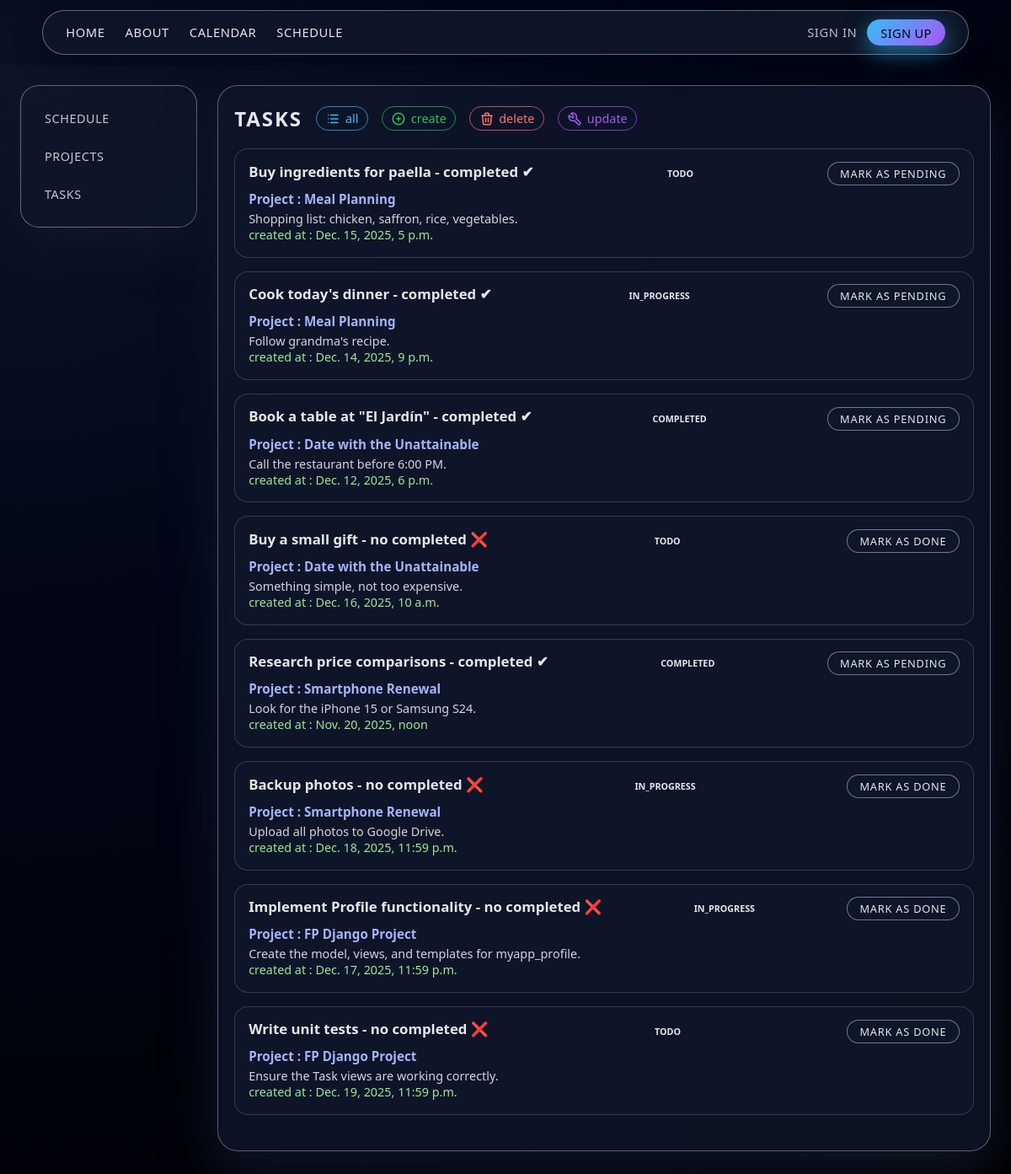
/schedule/projects/tasks/, run on an earlier commit of the app's database.
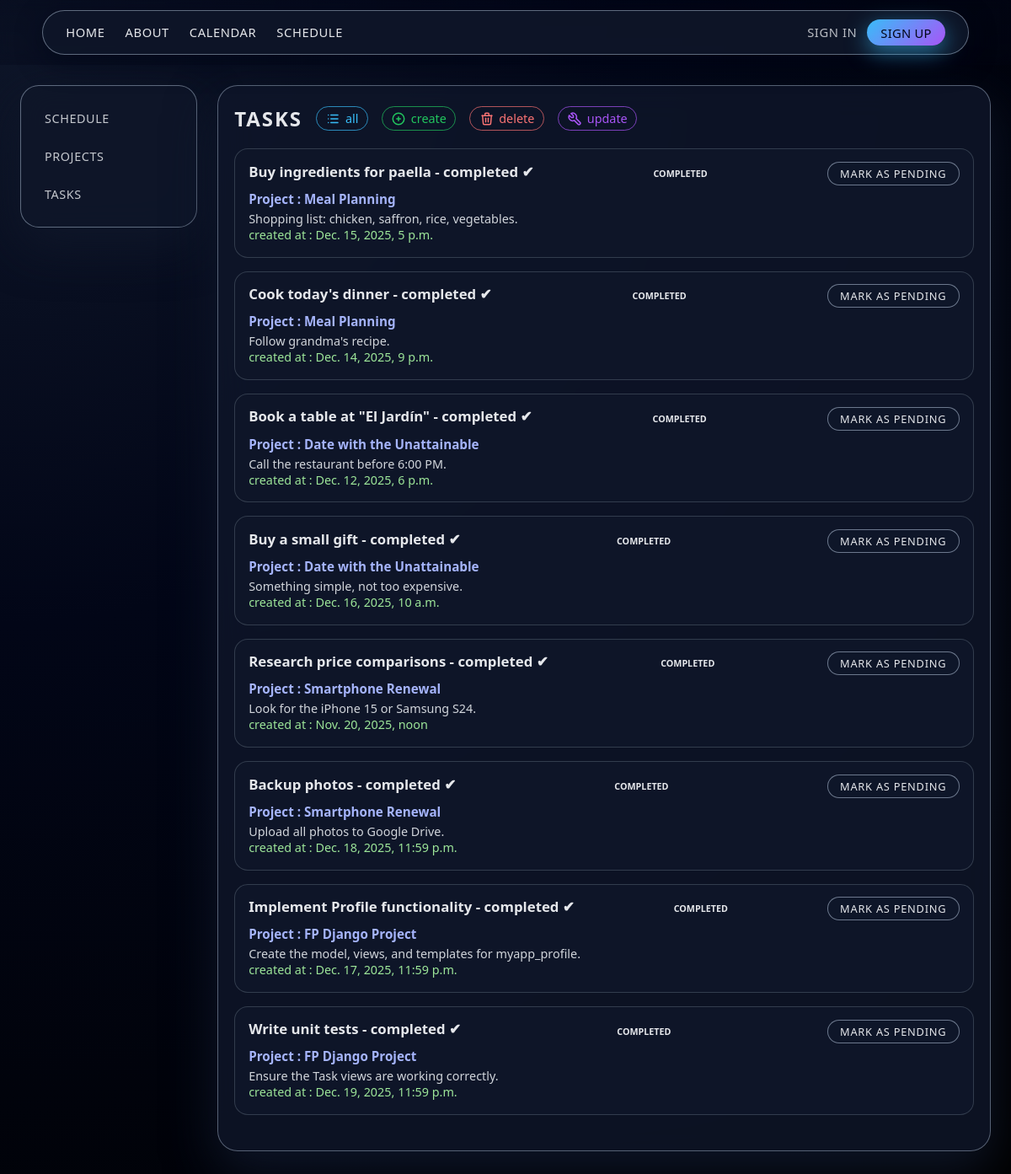
And on a later commit of the database.
### myapp/models/tasks.py (models this page shows, shortened)
class Task(models.Model):
    title = models.CharField(max_length=200)
    description = models.TextField()
    status = models.CharField(max_length=50)
    due_date = models.DateTimeField(auto_now=True)
    done = models.BooleanField(default=False)
    project = models.ForeignKey(Project, on_delete=models.CASCADE)

### myapp/views/tasks.py (the view)
# urls.py: path('schedule/projects/tasks/',views.tasks, name="task"),
def tasks(request):
    description = "Apartado donde el usuario puede ver las Tareas que tiene."
    og_title="Tasks"
    og_description="Apartado donde el usuario puede ver las Tareas que tiene."
    og_url=request.build_absolute_uri()
    og_image="https://schedulepy.nicowooow.site/static/images/logo.svg"
    if request.user.is_authenticated:
        try:
            profile = Profile.objects.get(user=request.user)
        except Profile.DoesNotExist:
            profile = None
    else:
        try:
            profile = Profile.objects.get(id=1)
        except Profile.DoesNotExist:
            profile = None
    if profile is not None:
        projects = list(Project.objects.filter(profile=profile).values())
        tasks_qs = Task.objects.filter(project__profile=profile).values()
        tasks_list = list(tasks_qs)
    else:
        projects = []
        tasks_list = []
    return render(request, 'tasks/tasks.html', {
        "page_css":["css/schedule-projects-tasks.css","css/schedule.css","css/task.css"],
        "projects": projects,
        "tasks": tasks_list,
        "og_title":og_title,
        "description":description,
        "og_description":og_description,
        "og_url":og_url,
        "og_image":og_image,
    })

### myapp/templates/tasks/tasks.html (shortened to what this page needs)
{% extends 'layouts/header.html' %}
{% load static %}
{% block extra_css %}
  {% if page_css %}
    {% for css in page_css %}
      <link rel="stylesheet" href="{% static css %}">
    {% endfor %}
  {% endif %}
{% endblock %}
{% block content %}
<main>
  <aside class='menu_schedule'>
    <ul>
      <li><a href="{% url 'schedule' %}">Schedule</a></li>
      <li><a href="{% url 'project' %}">Projects</a></li>
      <li><a href="{% url 'task' %}">Tasks</a></li>
    </ul>
  </aside>
  <section class='content'>
    <section>
      <h1>Tasks</h1>
      <a href="{% url 'task' %}">
         <p>all</p>
      </a>
      <a href="{% url 'create_task' %}">
        <p>create</p>
      </a>
      <a href="{% url 'delete_task' %}">
        <p>delete</p>
      </a>
      <a href="{% url 'update_task' %}">
        <p>update</p>
      </a>
    </section>
    <section>
    {% block vista %}
      {% for task in tasks %}
            <div class="task-card">
              <div class="task-card-header">
                <h1>{{task.title}} - {% if task.done == False %}no completed ❌
                  {% else %}completed ✔
                  {% endif %}
                </h1>
                <h6>{{task.status}}</h6>
                <a href="{% url 'toggle_task_done' task.id %}" class="toggle-btn">
                  {% if task.done %}Mark as pending{% else %}Mark as done{% endif %}
                </a>
              </div>
              {% for project in projects %}
                {% if task.project_id == project.id %}
                  <h2>Project : {{project.title}}</h2>
                {% endif %}
              {% endfor %}
              <p>{{task.description}}</p>
              <p class="date">created at : {{task.due_date}}</p>
            </div>
        {% endfor %}
    {% endblock %}
    </section>
  </section>
</main>
{% endblock %}

What changed in the data, as far as the page shows it:
changed Task "Buy ingredients for paella": status "TODO" → "COMPLETED"
changed Task "Cook today's dinner": status "IN_PROGRESS" → "COMPLETED"
changed Task "Buy a small gift": status "TODO" → "COMPLETED"; done "no completed ❌ MARK AS DONE" → "completed ✔ MARK AS PENDING"
changed Task "Backup photos": status "IN_PROGRESS" → "COMPLETED"; done "no completed ❌ MARK AS DONE" → "completed ✔ MARK AS PENDING"
changed Task "Implement Profile functionality": status "IN_PROGRESS" → "COMPLETED"; done "no completed ❌ MARK AS DONE" → "completed ✔ MARK AS PENDING"
changed Task "Write unit tests": status "TODO" → "COMPLETED"; done "no completed ❌ MARK AS DONE" → "completed ✔ MARK AS PENDING"
